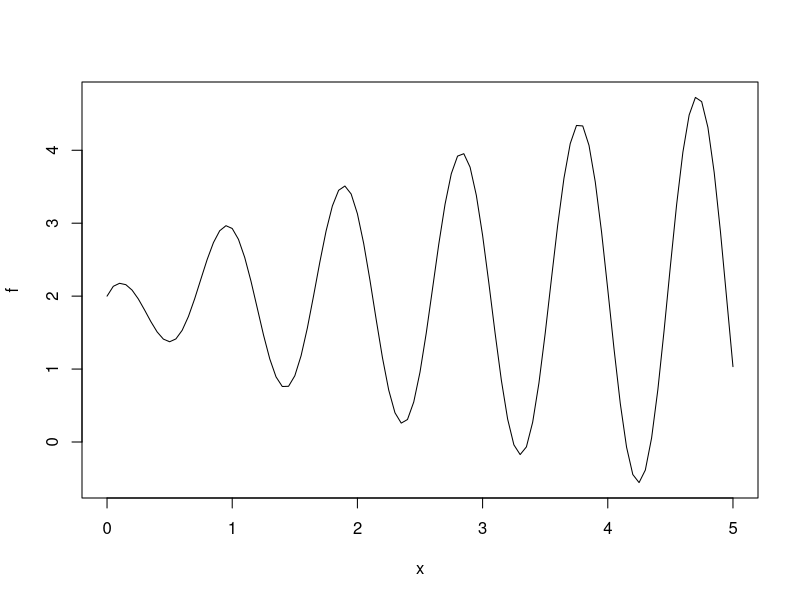
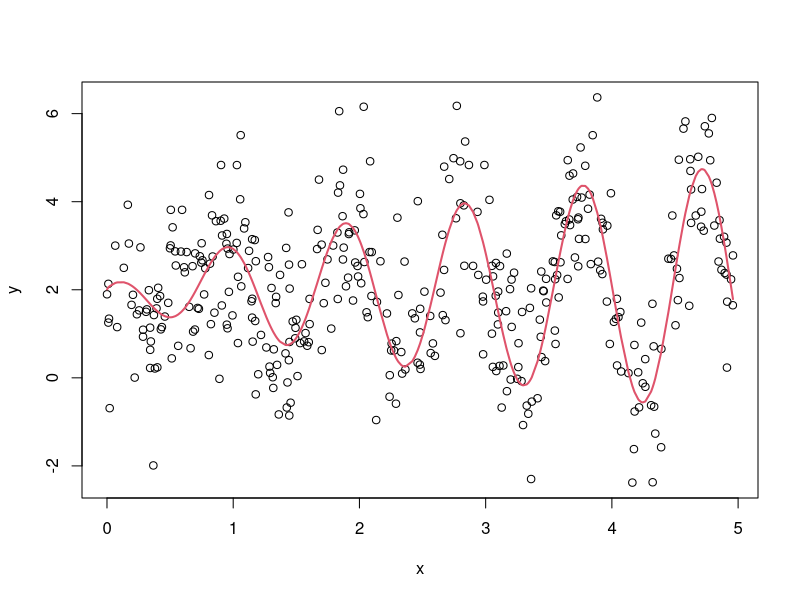
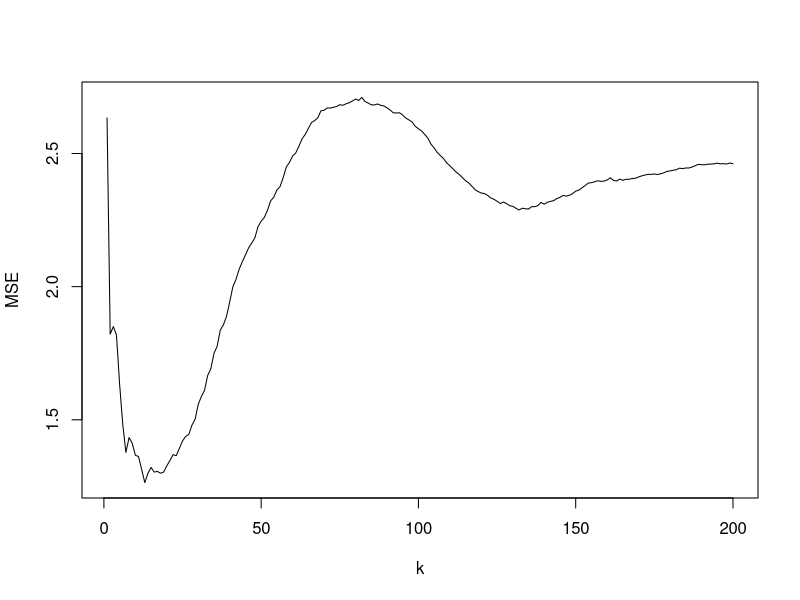
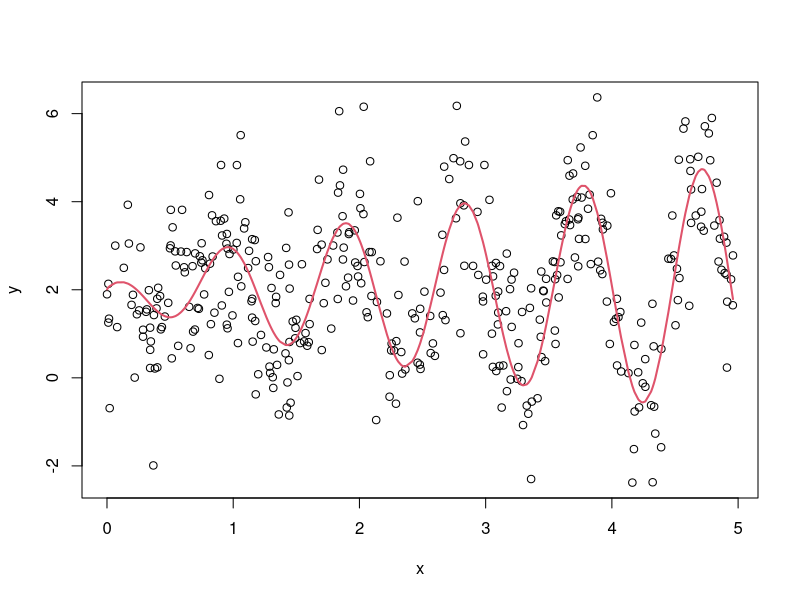

These figures' R source, in order: (Note: this script raises an error after producing the figures.)
#You can try to modify the denominator inside the cosine to change the complexity of f*
f=function(x){
  y=2+x^(.2)*cos(x/.15)/x^-.45
  return(y) }
plot(f,0,5)

#Points simulation: you change n and sigma
N=400
sigma=1.2
x=runif(N,0,5);x=sort(x)  #For convenience, the input x is sorted
y=rep(0,times=N)
for(i in 1:N){
  y[i]=f(x[i])+rnorm(1,0,sigma)
}
plot(x,y)
points(x,f(x),type="l",col=2,lwd=2)

data = cbind(x,y)

# Creaci?n de train y test
ss=seq(1:N)
ss=sample(ss,N,replace=F)
ss1=ss[1:300]
ss2=ss[301:N]


y_train=y[ss1]
x_train=x[ss1]
y_test=y[ss2]
x_test=x[ss2]


MSE <- vector()

#Estimator by k-neighbors
#k es el numero de vecinos y test=TRUE/FALSE determina si se estima sobre
#un grid cualquiera (FALSE) o sobre los x en la muestra de test (TRUE)
kn=function(k,test){
  if(test=="FALSE"){z=seq(0,5,by=0.01);ll=length(z)}  #predict on train
  if(test=="TRUE"){z=x_test;ll=length(z)}    #x_test is the name of set for prediction
  nk=rep(0,times=ll)
  for(j in 1:ll){
    veci=which(abs(z[j]-x_train) %in% sort(abs(z[j]-x_train))[1:k])
    nk[j]=sum(y_train[veci])/k
  }
  
  return(nk) 
  
}

#Graficando el estimador
for(k in 1:200){
  pred = kn(k,T)
  MSE[k] = mean((pred-y_test)^2)
  
}

plot(MSE, type="l", xlab = 'k')

min(MSE)
which.min(MSE) # 15
# Error irreducible es 1.44



k=14 #Puede cambiarlo


plot(x,y)
points(x,f(x),type="l",col=2,lwd=2)
points(z,kn(k,T),type="l",col=4,lwd=2)
points(z,kn(200,T),type="l",col=4,lwd=2)



##### b #######
#You can try to modify the denominator inside the cosine to change the complexity of f*
f=function(x){
  y=2+x^(.2)*cos(x/.15)/x^-.45
  return(y) }
plot(f,0,5)

#Points simulation: you change n and sigma
N=600
sigma=1.2
x=runif(N,0,5);x=sort(x)  #For convenience, the input x is sorted
y=rep(0,times=N)
for(i in 1:N){
  y[i]=f(x[i])+rnorm(1,0,sigma)
}
plot(x,y)
points(x,f(x),type="l",col=2,lwd=2)

ss=seq(1:N)
ss=sample(ss,N,replace=F)
ss1=ss[1:300]
ss2=ss[301:N]


y_train=y[ss1]
x_train=x[ss1]
y_test=y[ss2]
x_test=x[ss2]



MSE_600 <- vector()

#Estimator by k-neighbors
#k es el numero de vecinos y test=TRUE/FALSE determina si se estima sobre
#un grid cualquiera (FALSE) o sobre los x en la muestra de test (TRUE)
kn=function(k,test){
  if(test=="FALSE"){z=seq(0,5,by=0.01);ll=length(z)}  #predict on train
  if(test=="TRUE"){z=x_test;ll=length(z)}    #x_test is the name of set for prediction
  nk=rep(0,times=ll)
  for(j in 1:ll){
    veci=which(abs(z[j]-x_train) %in% sort(abs(z[j]-x_train))[1:k])
    nk[j]=sum(y_train[veci])/k
  }
  
  return(nk) 
  
}

#Graficando el estimador


for(k in 1:200){
  pred = kn(k,T)
  MSE_600[k] = mean((pred-y_test)^2)
  
}

plot(MSE_600, type="l", xlab = 'k')
min(MSE_600)
which.min(MSE_600) # 16
# Error irreducible es 1.44


##### c ##########  CV y LOO
N=400
sigma=1.2
x=runif(N,0,5);x=sort(x)  #For convenience, the input x is sorted
y=rep(0,times=N)
for(i in 1:N){
  y[i]=f(x[i])+rnorm(1,0,sigma)
}
plot(x,y)
points(x,f(x),type="l",col=2,lwd=2)

ss=seq(1:N)
ss=sample(ss,N,replace=F)

y=y[ss]
x=x[ss]

data = cbind(x,y)

## CV
# Aleatorizar
data <-data[sample(nrow(data)),]

# Partir
folds <- cut(seq(1,nrow(data)),breaks=10,labels=FALSE)

# 10 CV
MSE_final= vector()

for(k in 1:200){
  MSE = vector()
  
  
  for(i in 1:10){
    test_i <- which(folds==i,arr.ind=TRUE)
    test <- data[test_i, ]
    x_test = test[,1]
    y_test = test[,2]
    train <- data[-test_i, ]
    x_train = train[,1]
    y_train = train[,2]
    
    pred = kn(k,T)
    MSE[i] = mean((pred-y_test)^2)
  }
  MSE_final[k] = mean(MSE)
}
plot(MSE_final, type = 'l', xlab = 'k', ylab = 'MSE')
which.min(MSE_final)
min(MSE_final)


# LOO
folds <- cut(seq(1,nrow(data)),breaks=N,labels=FALSE)

MSE_final_LOO= vector()

for(k in 1:200){
  MSE = vector()
  
  
  for(i in 1:N){
    test_i <- which(folds==i,arr.ind=TRUE)
    test <- data[test_i,]
    x_test = test[1]
    y_test = test[2]
    train <- data[-test_i, ]
    x_train = train[,1]
    y_train = train[,2]
    
    pred = kn(k,T)
    MSE[i] = mean((pred-y_test)^2)
  }
  MSE_final_LOO[k] = mean(MSE)
}
plot(MSE_final_LOO, type = 'l', xlab = 'k', ylab = 'MSE')
which.min(MSE_final_LOO)
min(MSE_final_LOO)



#### d ######

#You can try to modify the denominator inside the cosine to change the complexity of f*
f=function(x){
  y=2+x^(.2)*cos(x/.15)/x^-.45
  return(y) }
plot(f,0,5)

#Points simulation: you change n and sigma
N=400
#sigma=1.2
#sigma=2
sigma = 2
x=runif(N,0,5);x=sort(x)  #For convenience, the input x is sorted
y=rep(0,times=N)
for(i in 1:N){
  y[i]=f(x[i])+rnorm(1,0,sigma)
}
#plot(x,y)
#points(x,f(x),type="l",col=2,lwd=2)

ss=seq(1:N)
ss=sample(ss,N,replace=F)
ss1=ss[1:300]
ss2=ss[301:N]


y_train=y[ss1]
x_train=x[ss1]
y_test=y[ss2]
x_test=x[ss2]


MSE_2 <- vector()

#Estimator by k-neighbors
#k es el numero de vecinos y test=TRUE/FALSE determina si se estima sobre
#un grid cualquiera (FALSE) o sobre los x en la muestra de test (TRUE)
kn=function(k,test){
  if(test=="FALSE"){z=seq(0,5,by=0.01);ll=length(z)}  #predict on train
  if(test=="TRUE"){z=x_test;ll=length(z)}    #x_test is the name of set for prediction
  nk=rep(0,times=ll)
  for(j in 1:ll){
    veci=which(abs(z[j]-x_train) %in% sort(abs(z[j]-x_train))[1:k])
    nk[j]=sum(y_train[veci])/k
  }
  
  return(nk) 
  
}

#Graficando el estimador


for(k in 1:200){
  pred = kn(k,T)
  MSE_2[k] = mean((pred-y_test)^2)
  
}

plot(MSE_1.2, type = 'l', xlab = 'k', ylab = 'MSE',ylim = c(0, 9))
lines(MSE_2, col = 2)
lines(MSE_0.5, col = 4)
min(MSE)
which.min(MSE_1.2)
which.min(MSE_2)
which.min(MSE_0.5)


##################### e Bootstrap ##################### 

N=400
sigma=1.2
x=runif(N,0,5);x=sort(x)  #For convenience, the input x is sorted
y=rep(0,times=N)
for(i in 1:N){
  y[i]=f(x[i])+rnorm(1,0,sigma)
}
plot(x,y)
points(x,f(x),type="l",col=2,lwd=2)

ss=seq(1:N)
ss=sample(ss,N,replace=F)
ss=ss[1:400]

y_train=y[ss]
x_train=x[ss]

MSE <- vector()

#Estimator by k-neighbors
#k es el numero de vecinos y test=TRUE/FALSE determina si se estima sobre
#un grid cualquiera (FALSE) o sobre los x en la muestra de test (TRUE)
kn=function(k,test){
  if(test=="FALSE"){z=seq(0,5,by=0.01);ll=length(z)}  #predict on train
  if(test=="TRUE"){z=x_train;ll=length(z)}    #x_test is the name of set for prediction
  nk=rep(0,times=ll)
  for(j in 1:ll){
    veci=which(abs(z[j]-x_train) %in% sort(abs(z[j]-x_train))[1:k])
    nk[j]=sum(y_train[veci])/k
  }
  
  return(nk) 
}
k = 9
pred = kn(k,T)
xpred = x_train
plot(xpred, pred)

### Bootstrap final con 500 resamples ###

B = 500
ybar_boot = rep(0,times=B) # Creaci?n de vector vac?o
xbar_boot = rep(2,times=B)

for(i in 1:B)
{
  sampl = sample(seq(1:N), N, replace = T) # T: Muestreo con remplazo
  x_train = x[sampl]
  y_train = y[sampl]
  x_test = 2
  
  ybar_boot[i] = kn(10, T)
}

plot(density(ybar_boot))  # Plot de medidas obtenidas con el bootstrap
c(quantile(ybar_boot,0.025),quantile(ybar_boot,0.975))
